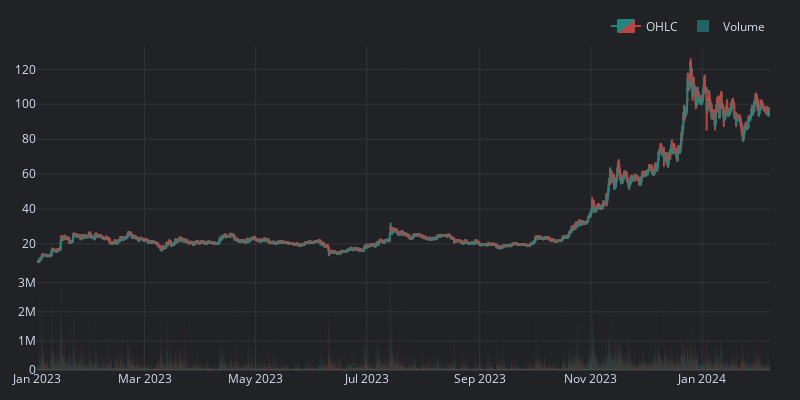

Source (notebook cell):
### Code cell
data.plot().show()

### Figure 1 — Plotly figure (JSON) as saved in the notebook; plotly's stock layout.template omitted (floating-point values rounded to 4 significant figures; data arrays with more than 128 entries replaced by an {"elided": "..."} marker saying what was removed)
{"data": [{"close": {"elided": "9654 float values"}, "decreasing": {"fillcolor": "#ee534f", "line": {"color": "#ee534f"}}, "high": {"elided": "9654 float values"}, "increasing": {"fillcolor": "#26a69a", "line": {"color": "#26a69a"}}, "low": {"elided": "9654 float values"}, "name": "OHLC", "opacity": 0.75, "open": {"elided": "9654 float values"}, "type": "candlestick", "uid": "61d50312-66f5-4043-91bb-2385432ce4a0", "x": {"elided": "9654 str values"}, "xaxis": "x", "yaxis": "y"}, {"marker": {"color": {"elided": "9654 str values"}, "line": {"width": 0}}, "name": "Volume", "opacity": 0.5, "type": "bar", "uid": "6154f858-01bb-46fc-858d-62ba45335ec3", "x": {"elided": "9654 str values"}, "xaxis": "x2", "y": {"elided": "9654 float values"}, "yaxis": "y2"}], "layout": {"height": 400, "legend": {"orientation": "h", "traceorder": "normal", "x": 1, "xanchor": "right", "y": 1.02, "yanchor": "bottom"}, "margin": {"b": 30, "l": 30, "r": 30, "t": 30}, "showlegend": true, "width": 800, "xaxis": {"anchor": "y", "domain": [0, 1], "matches": "x2", "rangeslider": {"visible": false}, "showgrid": true, "showticklabels": false}, "xaxis2": {"anchor": "y2", "domain": [0, 1], "showgrid": true}, "yaxis": {"anchor": "x", "domain": [0.3, 1], "showgrid": true}, "yaxis2": {"anchor": "x2", "domain": [0, 0.3], "showgrid": true}}}
